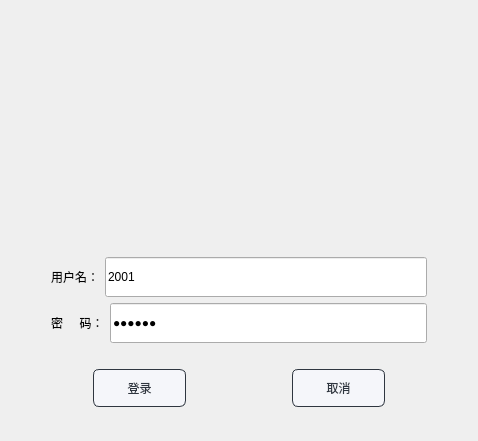
<?xml version="1.0" encoding="UTF-8"?>
<ui version="4.0">
 <class>login</class>
 <widget class="QDialog" name="login">
  <property name="geometry">
   <rect>
    <x>0</x>
    <y>0</y>
    <width>478</width>
    <height>441</height>
   </rect>
  </property>
  <property name="maximumSize">
   <size>
    <width>478</width>
    <height>441</height>
   </size>
  </property>
  <property name="windowTitle">
   <string>Dialog</string>
  </property>
  <layout class="QGridLayout" name="gridLayout" rowstretch="2,2,1">
   <item row="1" column="1">
    <layout class="QVBoxLayout" name="verticalLayout">
     <item>
      <layout class="QHBoxLayout" name="horizontalLayout">
       <item>
        <widget class="QLabel" name="label">
         <property name="styleSheet">
          <string notr="true">font: 25 12pt &quot;Adobe 宋体 Std L&quot;;</string>
         </property>
         <property name="text">
          <string>用户名：</string>
         </property>
        </widget>
       </item>
       <item>
        <widget class="QLineEdit" name="Username">
         <property name="minimumSize">
          <size>
           <width>188</width>
           <height>40</height>
          </size>
         </property>
         <property name="styleSheet">
          <string notr="true">font: 12pt &quot;Times New Roman&quot;;</string>
         </property>
         <property name="text">
          <string>2001</string>
         </property>
        </widget>
       </item>
      </layout>
     </item>
     <item>
      <layout class="QHBoxLayout" name="horizontalLayout_2">
       <item>
        <widget class="QLabel" name="label_2">
         <property name="styleSheet">
          <string notr="true">font: 25 12pt &quot;Adobe 宋体 Std L&quot;;</string>
         </property>
         <property name="text">
          <string>密     码：</string>
         </property>
        </widget>
       </item>
       <item>
        <widget class="QLineEdit" name="Password">
         <property name="minimumSize">
          <size>
           <width>188</width>
           <height>40</height>
          </size>
         </property>
         <property name="styleSheet">
          <string notr="true">font: 12pt &quot;Times New Roman&quot;;</string>
         </property>
         <property name="text">
          <string>100001</string>
         </property>
         <property name="echoMode">
          <enum>QLineEdit::Password</enum>
         </property>
        </widget>
       </item>
      </layout>
     </item>
    </layout>
   </item>
   <item row="2" column="1">
    <layout class="QHBoxLayout" name="horizontalLayout_3">
     <item>
      <spacer name="horizontalSpacer_2">
       <property name="orientation">
        <enum>Qt::Horizontal</enum>
       </property>
       <property name="sizeHint" stdset="0">
        <size>
         <width>40</width>
         <height>20</height>
        </size>
       </property>
      </spacer>
     </item>
     <item>
      <widget class="QPushButton" name="ok">
       <property name="minimumSize">
        <size>
         <width>93</width>
         <height>38</height>
        </size>
       </property>
       <property name="styleSheet">
        <string notr="true">QPushButton{
	font: 10pt &quot;微软雅黑&quot;;
    color: #2f3640;
    background-color: #f5f6fa;
    border-color: #2f3640;
    border-radius: 6px;
    border-style: solid;
    border-width: 1px;
    padding: 5px;
}

/**鼠标停留在按钮上的样式**/
QPushButton::hover{	
    color: #FFFFFF;
    background-color: #718093;
    border-color: #2f3640;
}

/**鼠标按压下去的样式**/
QPushButton::pressed,QPushButton::checked{
    color: #FFFFFF;
    background-color: qlineargradient(spread:pad, x1:0, y1:0, x2:0, y2:1, stop:0 #273c75, stop:1 #487eb0);
}

/**按钮失能情况下样式**/
QPushButton::disabled{
    color: #FFFFFF;
    background-color: #dcdde1;
    border-color: #dcdde1;
}
</string>
       </property>
       <property name="text">
        <string>登录</string>
       </property>
      </widget>
     </item>
     <item>
      <spacer name="horizontalSpacer">
       <property name="orientation">
        <enum>Qt::Horizontal</enum>
       </property>
       <property name="sizeType">
        <enum>QSizePolicy::Fixed</enum>
       </property>
       <property name="sizeHint" stdset="0">
        <size>
         <width>100</width>
         <height>20</height>
        </size>
       </property>
      </spacer>
     </item>
     <item>
      <widget class="QPushButton" name="cancel">
       <property name="minimumSize">
        <size>
         <width>93</width>
         <height>38</height>
        </size>
       </property>
       <property name="styleSheet">
        <string notr="true">QPushButton{
	font: 10pt &quot;微软雅黑&quot;;
    color: #2f3640;
    background-color: #f5f6fa;
    border-color: #2f3640;
    border-radius: 6px;
    border-style: solid;
    border-width: 1px;
    padding: 5px;
}

/**鼠标停留在按钮上的样式**/
QPushButton::hover{	
    color: #FFFFFF;
    background-color: #718093;
    border-color: #2f3640;
}

/**鼠标按压下去的样式**/
QPushButton::pressed,QPushButton::checked{
    color: #FFFFFF;
    background-color: qlineargradient(spread:pad, x1:0, y1:0, x2:0, y2:1, stop:0 #273c75, stop:1 #487eb0);
}

/**按钮失能情况下样式**/
QPushButton::disabled{
    color: #FFFFFF;
    background-color: #dcdde1;
    border-color: #dcdde1;
}
</string>
       </property>
       <property name="text">
        <string>取消</string>
       </property>
      </widget>
     </item>
     <item>
      <spacer name="horizontalSpacer_3">
       <property name="orientation">
        <enum>Qt::Horizontal</enum>
       </property>
       <property name="sizeHint" stdset="0">
        <size>
         <width>40</width>
         <height>20</height>
        </size>
       </property>
      </spacer>
     </item>
    </layout>
   </item>
   <item row="0" column="1">
    <widget class="QLabel" name="Label">
     <property name="maximumSize">
      <size>
       <width>456</width>
       <height>200</height>
      </size>
     </property>
     <property name="text">
      <string/>
     </property>
    </widget>
   </item>
   <item row="1" column="0">
    <spacer name="horizontalSpacer_4">
     <property name="orientation">
      <enum>Qt::Horizontal</enum>
     </property>
     <property name="sizeType">
      <enum>QSizePolicy::Fixed</enum>
     </property>
     <property name="sizeHint" stdset="0">
      <size>
       <width>40</width>
       <height>20</height>
      </size>
     </property>
    </spacer>
   </item>
   <item row="1" column="2">
    <spacer name="horizontalSpacer_5">
     <property name="orientation">
      <enum>Qt::Horizontal</enum>
     </property>
     <property name="sizeType">
      <enum>QSizePolicy::Fixed</enum>
     </property>
     <property name="sizeHint" stdset="0">
      <size>
       <width>40</width>
       <height>20</height>
      </size>
     </property>
    </spacer>
   </item>
  </layout>
 </widget>
 <resources/>
 <connections/>
</ui>
